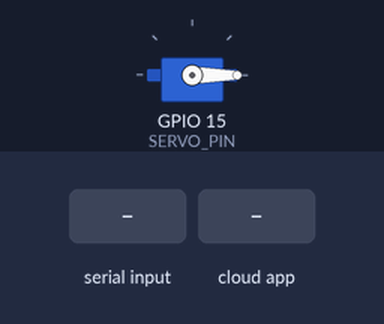
A sketch run on a simulated ESP8266 (NodeMCU). Parts: servo. The test bench sets the inputs (shaded band). WiFi joins after 1.5 s; servers stay silent unless stated; the local clock reads 2024-03-15 10:24:30 at power-on unless the sketch sets it; the Firebase database answers and starts empty; what the sketch prints to the serial monitor is not drawn.

Above: at 2.8 s.
2.9 s: "Open Door" received over the second serial link
At 4.3 s:
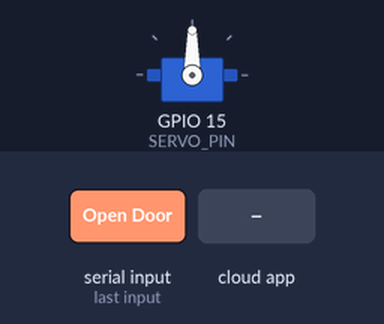
5.5 s: "Wrong Pass" received over the second serial link
At 7.4 s:
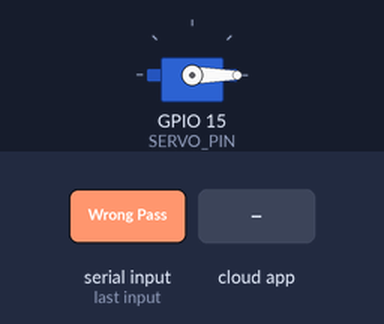
8.4 s: the phone or cloud app sets door_status to 1
At 9.6 s:
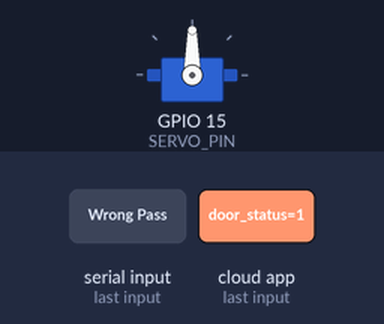
9.9 s: the phone or cloud app sets door_status to 0
At 11.0 s:
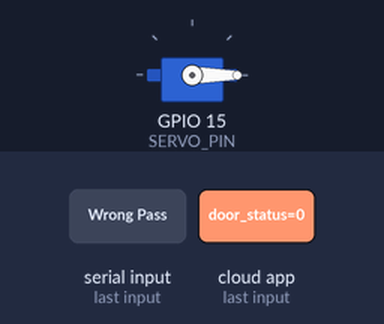
Timing chart, 0 to 12.9 s (numbered marks = the images above; inputs shaded):
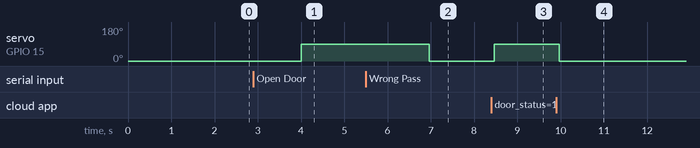

The sketch:

codeEsp8266.ino
```cpp
#include <ESP8266WiFi.h>
#include <FirebaseESP8266.h>
#include <SoftwareSerial.h>
#include <Wire.h>
#include <RTClib.h>
#include <Servo.h>

#define RX_PIN 14 // D5
#define TX_PIN 12 // D6

SoftwareSerial mySerial(RX_PIN, TX_PIN);

RTC_DS1307 rtc;

#define FIREBASE_HOST "https://smartlock-7c3d4-default-rtdb.firebaseio.com/" // Thay đổi bằng URL của project Firebase của bạn
#define FIREBASE_AUTH "xMPqnxaakxbtVrto9YOYIAK548IrwG42Cd21UxMO" // Thay đổi bằng token xác thực Firebase của bạn
#define WIFI_SSID "DOCWG" // Thay đổi bằng tên mạng Wi-Fi của bạn
#define WIFI_PASSWORD "12345678" // Thay đổi bằng mật khẩu mạng Wi-Fi của bạn

FirebaseData firebaseData;
FirebaseJson json;

Servo myservo;  // create servo object to control a servo
#define SERVO_PIN 15 //D8

int pos = 0;    // variable to store the servo position
bool doorStatus = false;  // Mặc định cửa khóa

void onDoorStatusChanged();
void setDoorStatus(int status);

void setup() {
  Serial.begin(9600);
  mySerial.begin(9600);

  myservo.attach(SERVO_PIN);
  myservo.write(pos);
  Wire.begin();
  rtc.begin();
  rtc.adjust(DateTime(F(__DATE__), F(__TIME__)));

  WiFi.begin(WIFI_SSID, WIFI_PASSWORD);
  Serial.print("Connecting to Wi-Fi");
  while (WiFi.status() != WL_CONNECTED) {
    delay(500);
    Serial.print(".");
  }
  Serial.println();
  Serial.print("Connected to ");
  Serial.println(WIFI_SSID);

  Firebase.begin(FIREBASE_HOST, FIREBASE_AUTH);
  setDoorStatus(0);
}

void loop() {
  int count = 0;
  int minutee = 40;
  int secondd = 14;

  while(1){
    onDoorStatusChanged();

    if (mySerial.available()) {
    String key = mySerial.readString();
    Serial.println(key);
    if (key == "Open Door") {
      if(pos != 90){
        pos = 90;
        myservo.write(pos);
        setDoorStatus(1);
      }
      // Lấy thời gian từ DS1307
      DateTime now = rtc.now();
      // Format thời gian thành chuỗi
      String ngay = String("2024") + "-" + String("01") + "-" + String("24") ;
      String gio = String("04") + ":" + String(minutee++) + ":" + String(secondd++);


      // Ghi thông tin lịch sử mở cửa lên Firebase
      json.clear(); // Xóa dữ liệu JSON trước khi thêm mới
      json.set("ngay", ngay); // Thời gian mở cửa
      json.set("gio", gio); // Thời gian mở cửa
      json.set("user", "ThanhDien"); // Thông tin người mở cửa (nếu có)

      // Đường dẫn Firebase cho dữ liệu lịch sử mở cửa
      String path = "/door_history/" + key + " " + count; // Firebase tự tạo khóa
      count += 1;

      // Gửi dữ liệu lịch sử mở cửa lên Firebase
      if (Firebase.setJSON(firebaseData, path.c_str(), json)) {
        Serial.println("Pushing to Firebase...");
      } else {
        Serial.println("Push to Firebase...Failed!");
        Serial.println("REASON: " + firebaseData.errorReason());
      }
    }
    else if(key == "Wrong Pass" || key == "Wrong RFID") {
      setDoorStatus(2);
      // Lấy thời gian từ DS1307
      DateTime now = rtc.now();
      // Format thời gian thành chuỗi
      String ngay = String(now.year()) + "-" + String(now.month()) + "-" + String(now.day()) ;
      String gio = String(now.hour()) + ":" + String(now.minute()) + ":" + String(now.second());


      // Ghi thông tin lịch sử mở cửa lên Firebase
      json.clear(); // Xóa dữ liệu JSON trước khi thêm mới
      json.set("ngay", ngay); // Thời gian mở cửa
      json.set("gio", gio); // Thời gian mở cửa

      // Đường dẫn Firebase cho dữ liệu lịch sử mở cửa
      String path = "/Warning/" + key; // Firebase tự tạo khóa

      // Gửi dữ liệu lịch sử mở cửa lên Firebase
      if (Firebase.setJSON(firebaseData, path.c_str(), json)) {
        Serial.println("Pushing to Firebase...");
      } else {
        Serial.println("Push to Firebase...Failed!");
        Serial.println("REASON: " + firebaseData.errorReason());
      }
    }
    else if(key == "Close Door") {
      if(pos != 0){
        pos = 0;
        myservo.write(pos);
        setDoorStatus(0);
      }
    }
  }
  }
}

void onDoorStatusChanged() {
  if (Firebase.getInt(firebaseData, "/door_status")) {
    doorStatus = (firebaseData.intData() == 1);
    if (doorStatus) {
      // Cửa mở, thực hiện mở cửa bằng servo ở đây
      pos = 90;
      myservo.write(pos);
    } else {
      // Cửa đóng, thực hiện đóng cửa bằng servo ở đây
      pos = 0;
      myservo.write(pos);
    }
  }
}

void setDoorStatus(int status) {
  // Đường dẫn Firebase cho door_status
  String path = "/door_status";

  // Set dữ liệu door_status trong Firebase
  if (Firebase.setInt(firebaseData, path.c_str(), status)) {
    Serial.println("Setting door status in Firebase...");
  } else {
    Serial.println("Set door status in Firebase...Failed!");
    Serial.println("REASON: " + firebaseData.errorReason());
  }
}
```

Measured:
- after the input at 2.9 s, servo on GPIO 15 (SERVO_PIN): 0° → 90° after 1.1 s
- after the input at 5.5 s, servo on GPIO 15 (SERVO_PIN): 90° → 0° after 1.5 s
- after the input at 8.4 s, servo on GPIO 15 (SERVO_PIN): 0° → 90° after 0.06 s
- after the input at 9.9 s, servo on GPIO 15 (SERVO_PIN): 90° → 0° after 0.07 s
